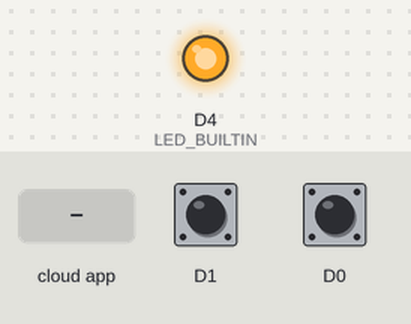
Bench run of a sketch on a simulated ESP8266 (NodeMCU). Shown: output pins drawn as LEDs (lit = HIGH, except the on-board LED, lit = LOW). Inputs (shaded band) come from the test bench; at power-on: D1 HIGH, D0 HIGH.

Above: at 1.2 s.
1.3 s: the phone or cloud app sets led to 1
At 2.2 s:
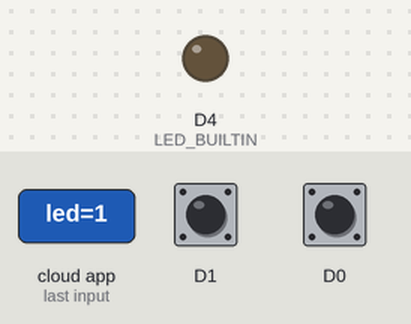
2.8 s: the phone or cloud app sets led to 0
At 3.3 s:
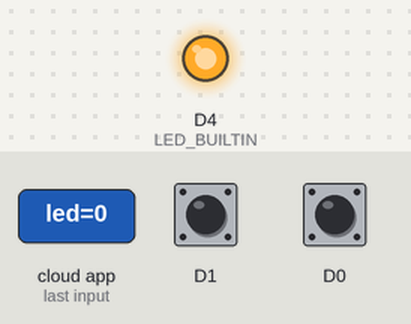
Timing chart, 0 to 5.8 s (numbered marks = the images above; inputs shaded):
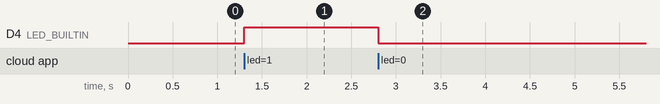

The sketch:

Thinger_ESP8266_JAV_Streaming_Mejorado.ino
```cpp
#include <ThingerESP8266.h>
#include "arduino_secrets.h"

ThingerESP8266 thing(USERNAME, DEVICE_ID, DEVICE_CREDENTIAL);

int previousMW = -1;
int previousPIR = -1;
unsigned long previousMillisValue = 0;

void setup() {
  Serial.begin(115200);

  pinMode(LED_BUILTIN, OUTPUT);
  pinMode(D0, INPUT);
  pinMode(D1, INPUT);

  thing.add_wifi(SSID, SSID_PASSWORD);

  thing["led"] << digitalPin(LED_BUILTIN);

  thing["MW"] >> outputValue(digitalRead(D0));
  thing["PIR"] >> outputValue(digitalRead(D1));

  thing["millis"] >> outputValue(millis());
}

void loop() {
  thing.handle();

  int currentMW = digitalRead(D0);
  int currentPIR = digitalRead(D1);
  unsigned long currentMillisValue = millis();

  // Transmitir solo si hay un cambio en el estado de MW
  if (currentMW != previousMW) {
    previousMW = currentMW;
    thing.stream(thing["MW"]);
  }

  // Transmitir solo si hay un cambio en el estado de PIR
  if (currentPIR != previousPIR) {
    previousPIR = currentPIR;
    thing.stream(thing["PIR"]);
  }

  // Transmitir solo si hay un cambio en el valor de millis (opcional, ya que millis siempre cambia)
  //if (currentMillisValue != previousMillisValue) {
   // previousMillisValue = currentMillisValue;
  //  thing.stream(thing["millis"]);
  }
//}
```

arduino_secrets.h
```cpp
#define USERNAME "Giorgio"
#define DEVICE_ID "ESP8266"
#define DEVICE_CREDENTIAL "BEJ2cmWpxXiC%22F"

#define SSID "FV_2.4"
#define SSID_PASSWORD "524014180"
```

Measured:
- after the input at 1.3 s, D4 (LED_BUILTIN): LOW → HIGH at once
- after the input at 2.8 s, D4 (LED_BUILTIN): HIGH → LOW at once
